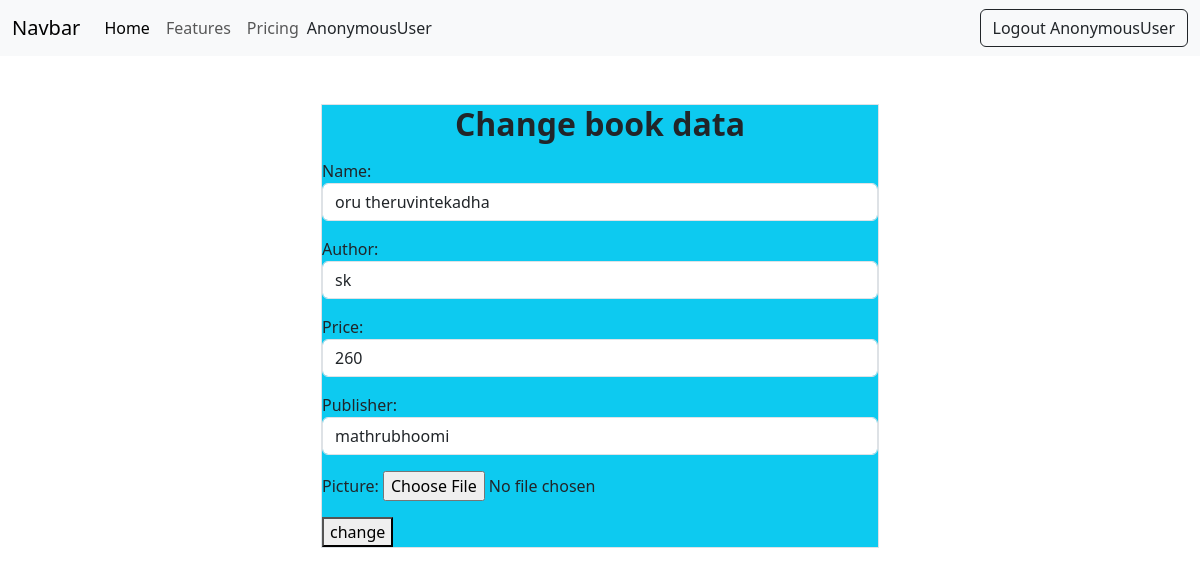
Screenshot of /book/3/change with the database file from the repository.
### book/models.py (models this page shows, shortened)
class books(models.Model):
    name=models.CharField(max_length=200,unique=True)
    author=models.CharField(max_length=200)
    price=models.PositiveIntegerField()
    publisher=models.CharField(max_length=200)
    picture=models.ImageField(upload_to='images',null=True)

### book/views.py (the view, shortened to what this page needs)
# urls.py: path('book/<int:pk>/change',views.BookUpdateView.as_view(),name='book-change'),
class BookUpdateView(View):
    def get(self,request,*args,**kwrags):
        id=kwrags.get("pk")
        obj=books.objects.get(id=id)
        form=BookForm(instance=obj)
        return render(request,"book_edit.html",{"form":form})

### book/forms.py
class BookForm(forms.ModelForm):
    class Meta:
        model=books
        fields="__all__"
        widgets={
             "name":forms.TextInput(attrs={"class":"form-control"}),
             "author":forms.TextInput(attrs={"class":"form-control"}),
             "price":forms.TextInput(attrs={"class":"form-control"}),
             "publisher":forms.TextInput(attrs={"class":"form-control"}),
        }

### book/templates/book_edit.html (shortened to what this page needs)
{%extends 'base.html'%}
{%block body_block%}
<div class="container justify-content-center d-flex ">
    <form action="" method="post" class="w-50 border mt-5  bg-info mt-5 justify-content-center" enctype="multipart/form-data">
        <h2 class="text-center mb-3 fw-bolder">Change book data</h2>
        {{form.as_p}}
        <button type="submit">change</button>
    </form>
</div>
{%endblock%}

### rows the page displays
books: name "oru theruvintekadha", author "sk", price "260", publisher "mathrubhoomi"

### other values shown
{{ request.user }} "AnonymousUser"
